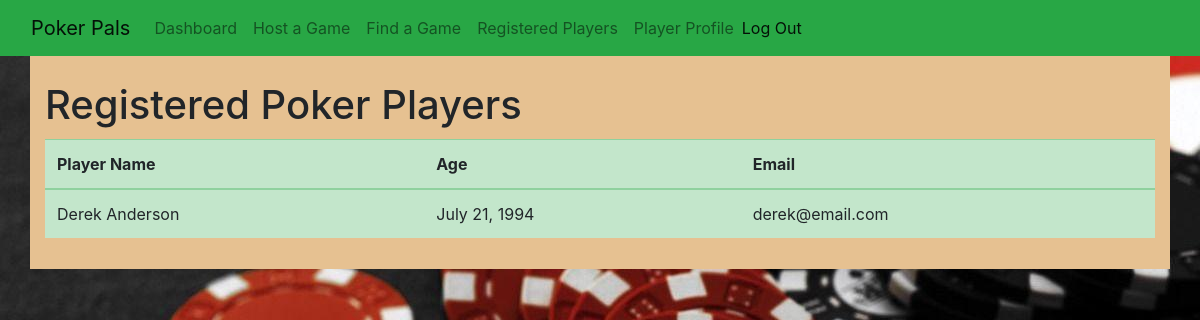
Page /players (signed in) on the earlier database version.
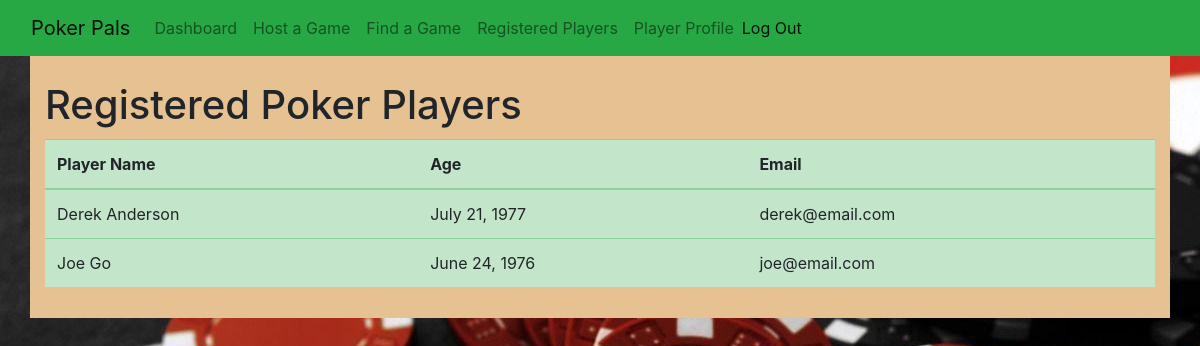
Same page on the later database version.
### poker_app/models.py (models this page shows, shortened)
class User(models.Model):
    first_name = models.CharField(max_length=45)
    last_name = models.CharField(max_length=45)
    birthdate = models.DateField()
    email = models.EmailField(unique=True)
    password = models.CharField(max_length=255)
    created_at = models.DateTimeField(auto_now_add=True)
    updated_at = models.DateTimeField(auto_now=True)
    objects = LoginManager()
    @property
    def full_name(self):
        return '{} {}'.format(self.first_name, self.last_name)

### poker_app/views.py (the view)
# urls.py: path('players', views.players),
def players(request):
    if 'user_id' not in request.session:
        messages.error(request, "You must be logged in to view this page!")
        return redirect('/')
    return render(request, 'users.html', {"users": User.objects.all()})

### poker_app/templates/users.html (shortened to what this page needs)
<!DOCTYPE html>
<html lang="en">
    <head>
        <link
            href="https://stackpath.bootstrapcdn.com/bootstrap/4.5.0/css/bootstrap.min.css"
            rel="stylesheet"
        />
        {% load static %}
        <link rel="stylesheet" href="{% static 'css/style.css' %}" />
    </head>
    <body>
        <nav class="navbar navbar-expand-lg navbar-light bg-success">
            <div class="container-fluid">
                <a class="navbar-brand" href="/dashboard">Poker Pals</a>
                <div class="collapse navbar-collapse" id="navbarSupportedContent">
                    <ul class="navbar-nav me-auto mb-2 mb-lg-0">
                        <li class="nav-item">
                            <a class="nav-link" aria-current="page" href="/dashboard">Dashboard</a>
                        </li>
                        <li class="nav-item">
                            <a class="nav-link" aria-current="page" href="/host">Host a Game</a>
                        </li>
                        <li class="nav-item">
                            <a class="nav-link" href="/events">Find a Game</a>
                        </li>
                        <li class="nav-item">
                            <a class="nav-link" aria-current="page" href="/players">Registered Players</a>
                        </li>
                        <li class="nav-item">
                            <a class="nav-link" aria-current="page" href="/profile">Player Profile</a>
                        </li>
                    </ul>
                    <span class="navbar-text">
                        <a href="/logout">Log Out</a>
                    </span>
                </div>
            </div>
        </nav>
        <div class="container">
            <div class="row">
                <div class="col-sm">
                    <h1>Registered Poker Players</h1>
                    <table class="table table-success">
                        <thead>
                            <tr>
                                <th>Player Name</th>
                                <th>Age</th>
                                <th>Email</th>
                            </tr>
                        </thead>
                        <tbody>
                            {% for user in users %}
                            <tr>
                                <td>{{ user.full_name }}</td>
                                <td>{{ user.birthdate }}</td>
                                <td>{{ user.email }}</td>
                            </tr>
                            {% endfor %}
                        </tbody>
                    </table>
                </div>
            </div>
        </div>
    </body>
</html>

Differences in the rows shown:
changed User "Derek Anderson": birthdate "July 21, 1994" → "July 21, 1977"
added User: full_name "Joe Go", birthdate "June 24, 1976", email "joe@email.com"
